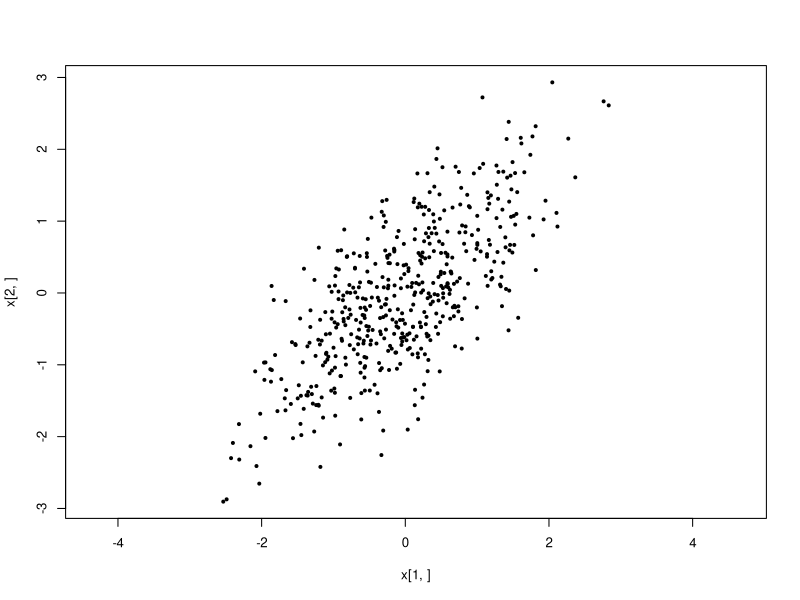
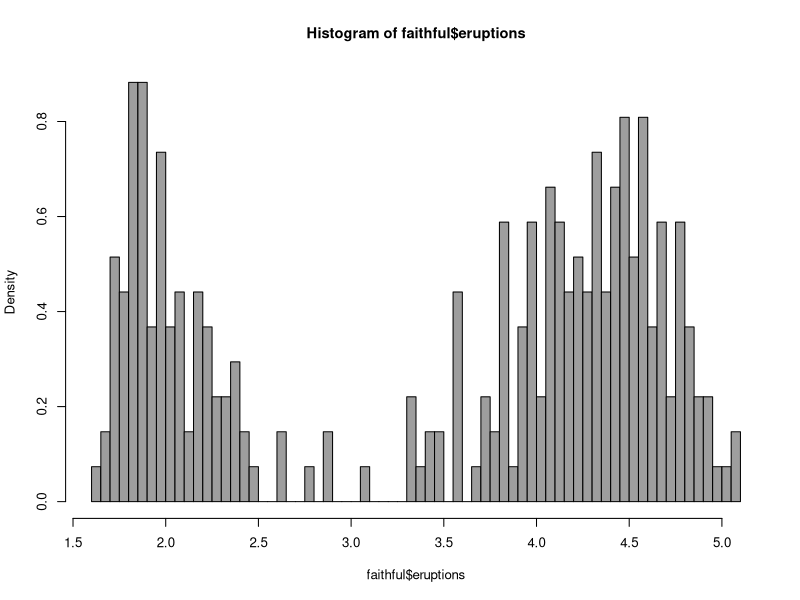
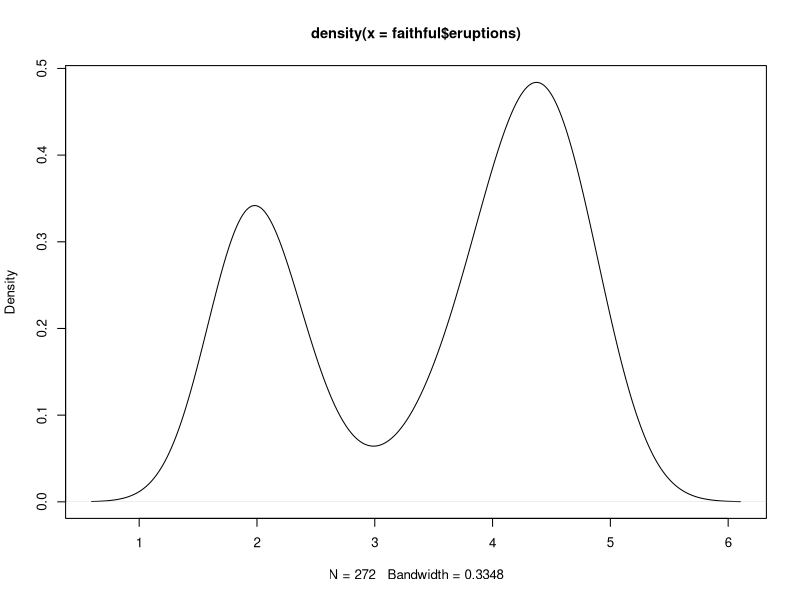
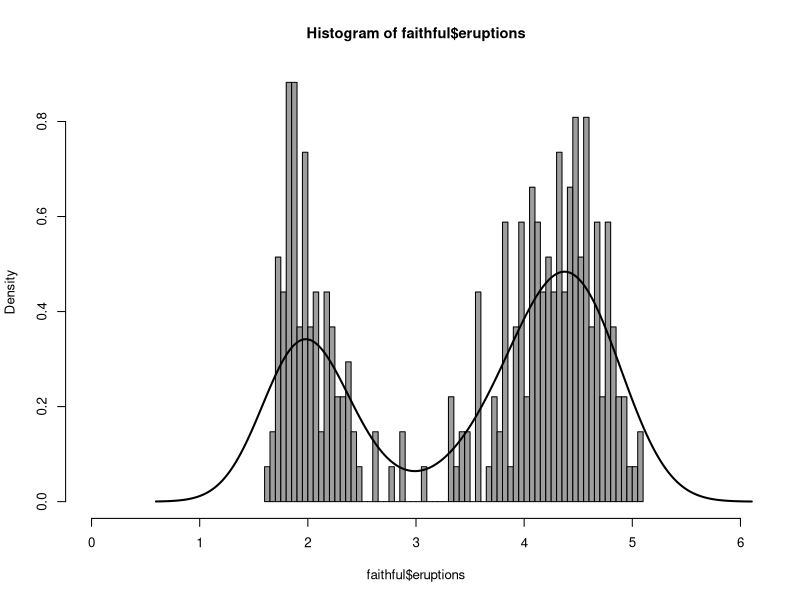
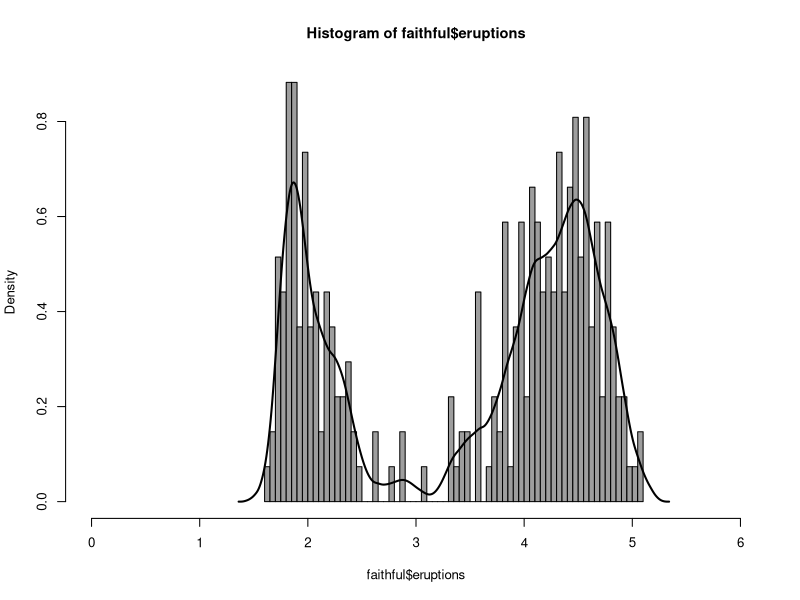
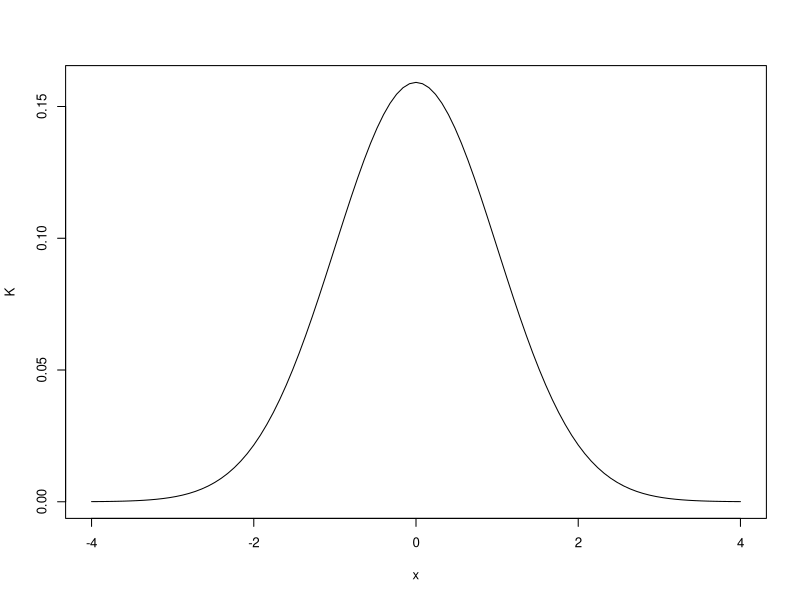
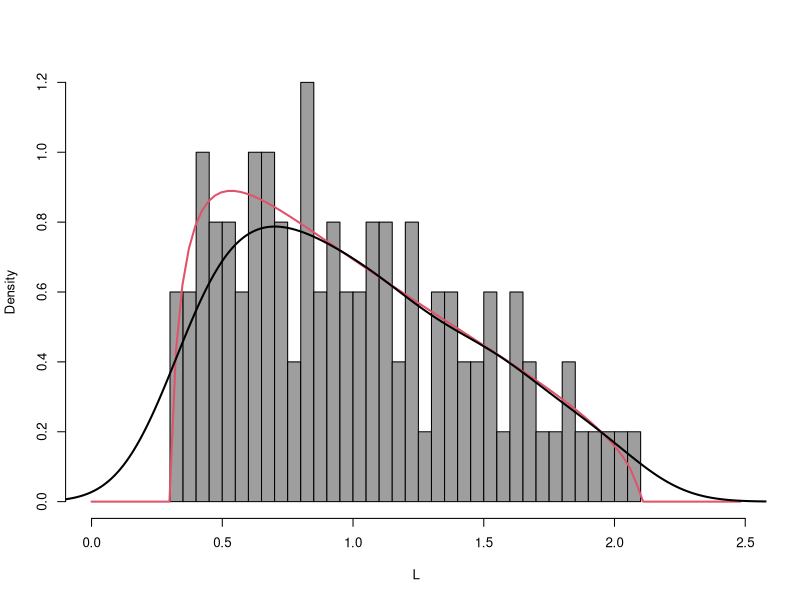
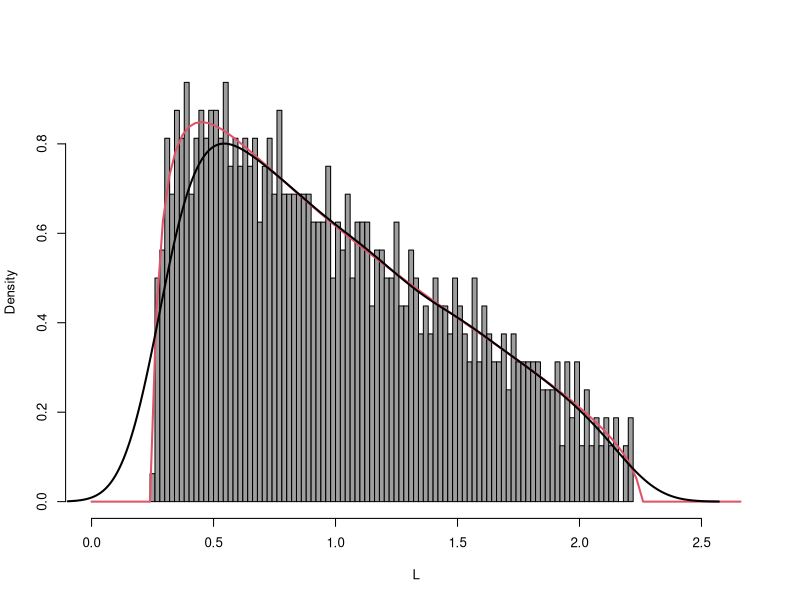

Write R code to recreate these figures, in order.
## ---- chunk 1
par(family="sans", cex=0.8, cex.axis=1.0, cex.lab=1.0, cex.main=1.1, cex.sub=1.0)
## ---- chunk 2
rho = 0.3
Tn = matrix(c(1, rho, rho^2, rho, 1, rho, rho^2, rho, 1), 3, 3)
Tn
## ---- chunk 3
pcor = function(rho, p) {
  Tn = matrix(0, p, p)
  for (i in 1:p) {
    for (j in 1:p) {
      Tn[i,j] = rho^abs(i-j)
    }
  }
  return(Tn)
}
## ---- chunk 4
Tn = pcor(rho, 3)
Tn
## ---- chunk 5
Q = chol(Tn)
## ---- chunk 6
Q
## ---- chunk 7
Q = chol(Tn, pivot=TRUE)
pivot = attr(Q, "pivot")
Q = Q[, order(pivot)]
## ---- chunk 8
Q
## ---- chunk 9
t(Q) %*% Q
## ---- chunk 10
Tn
## ---- chunk 11
diag(sqrt(eigen(Tn)$values))
## ---- chunk 12
eigs = eigen(Tn)
Q = eigs$vectors %*% diag(sqrt(eigs$values)) %*% solve(eigs$vectors)
## ---- chunk 13
Q
## ---- chunk 14
t(Q) %*% Q
## ---- chunk 15
Q %*% Q
## ---- chunk 16
p = 2
n = 500
X = matrix(rnorm(p*n), p, n)
## ---- chunk 17
rho = 0.7
Tn = pcor(rho, 2)
## ---- chunk 18
Tn
## ---- chunk 19
eigs = eigen(Tn)
Q = eigs$vectors %*% diag(sqrt(eigs$values)) %*% solve(eigs$vectors)
## ---- chunk 20
x = Q %*% X
## ---- chunk 21
dim(x)
## ---- chunk 22
plot(x[1,], x[2,], pch=19, cex=0.5,asp=1)
## ---- chunk 23
An = Q %*% X %*% t(X) %*% Q / (n-1)
An
## ---- chunk 24
Tn
## ---- chunk 25
dmp = function(x, y, sigma=1) {
  a = (1-sqrt(y))^2
  b = (1+sqrt(y))^2
  ifelse((x <= a) | (x >= b), 0, 
         suppressWarnings(sqrt((x - a) * (b - x))/(2 * pi * sigma * x * y)))
}
## ---- chunk 26
hist(faithful$eruptions, breaks=50, freq=FALSE, col=8)
## ---- chunk 27
d = density(faithful$eruptions)
plot(d)
## ---- chunk 28
hist(faithful$eruptions, breaks=50, freq=FALSE, col=8, xlim = c(0, 6))
lines(d, col=1, lwd=2)
## ---- chunk 29
hist(faithful$eruptions, breaks=50, freq=FALSE, col=8, xlim = c(0, 6))
d = density(faithful$eruptions, kernel="cosine", bw=0.08)
lines(d, col=1, lwd=2)
## ---- chunk 30
K = function(x) {
  exp(-x^2/2) / (2*pi)
}
## ---- chunk 31
plot(K, from =-4, to=4)
## ---- chunk 32
dmp = function(x, y, sigma=1) {
  a = (1-sqrt(y))^2
  b = (1+sqrt(y))^2
  ifelse((x <= a) | (x >= b), 0, 
         suppressWarnings(sqrt((x - a) * (b - x))/(2 * pi * sigma * x * y)))
}
## ---- chunk 33
p = 100
n = 500
X = matrix(rnorm(p*n), p, n)
Sn = X %*% t(X) / (n-1)
dim(Sn)
## ---- chunk 34
e=eigen(Sn)
L=e$values
## ---- chunk 35
d = density(L, bw="SJ", kernel="gaussian")
## ---- chunk 36
hist(L, breaks=50, xlim=c(0,1.2*max(L)), freq=FALSE, col=8, main='')
curve(dmp(x, y=p/n), from = 0, to = 1.2*max(L), lty=1, lw=2, col=2, add=TRUE)
lines(d, col=1, lwd=2)
## ---- chunk 37
p = 800
n = 3200
X = matrix(rnorm(p*n), p, n)
Sn = X %*% t(X) / (n-1)
L=eigen(Sn)$values
d = density(L, kernel="gaussian")

hist(L, breaks=100, xlim=c(0,1.2*max(L)), freq=FALSE, col=8, main='')
curve(dmp(x, y=p/n), from = 0, to = 1.2*max(L), lty=1, lw=2, col=2, add=TRUE)
lines(d, col=1, lwd=2)
## ---- chunk 38
p = 2*800
n = 2*3200
X = matrix(rnorm(p*n), p, n)
Sn = X %*% t(X) / n
L=eigen(Sn)$values
d = density(L, kernel="gaussian")

hist(L, breaks=50, xlim=c(0,1.2*max(L)), freq=FALSE, col=8, main='')
curve(dmp(x, y=p/n), from = 0, to = 1.2*max(L), lty=1, lw=2, col=2, add=TRUE)
lines(d, col=1, lwd=2)
## ---- chunk 39
p = 800
n = 3200
X = matrix(rnorm(p*n), p, n)
Sn = X %*% t(X) / n
L=eigen(Sn)$values
d = density(L, kernel="gaussian", bw="SJ")

hist(L, breaks=50, xlim=c(0.4,2.1), freq=FALSE, col=8, main='')
curve(dmp(x, y=p/n), from = 0.2, to = 2.1, lty=1, lw=2, col=2, add=TRUE)
lines(d, col=1, lwd=2)
## ---- chunk 40
p = 800
n = 3200
rho = 0.6 # correlation

Tn = pcor(rho, p) # population covar
X = matrix(rnorm(p*n), p, n)

# generate sqroot of Tn
eigs = eigen(Tn)
Q = eigs$vectors %*% diag(sqrt(eigs$values)) %*% solve(eigs$vectors)

# generate sample covariance
An = Q %*% X %*% t(X) %*% Q / (n-1)

# KDE of eigenvalues 
L=eigen(An)$values
d = density(L, kernel="gaussian", bw="SJ")

# plot histogram
hist(L, breaks=50, xlim=c(0,1.2*max(L)), freq=FALSE, col=8, main='')
curve(dmp(x, y=p/n), from = 0, to = 1.2*max(L), lty=1, lw=2, col=2, add=TRUE)
lines(d, col=1, lwd=2)
## ---- chunk 41
p = 5
Tn = matrix(rexp(p*p, 0.5), p, p)
Tn
## ---- chunk 42
p = 5
n = 3200
rho = 0.3 # correlation

X = matrix(rnorm(p*n), p, n)

# generate sqroot of Tn
eigs = eigen(Tn)
Q = eigs$vectors %*% diag(sqrt(eigs$values)) %*% solve(eigs$vectors)

Q = matrix(rexp(p*p, 0.5), p, p)

# generate sample covariance
An = Q %*% X %*% t(X) %*% Q / n

# KDE of eigenvalues 
L=abs(eigen(An)$values)
d = density(L, kernel="gaussian", bw="SJ")

# plot histogram
hist(L, breaks=50, xlim=c(0,1.2*max(L)), freq=FALSE, col=8, main='')
curve(dmp(x, y=p/n), from = 0, to = 1.2*max(L), lty=1, lw=2, col=2, add=TRUE)
lines(d, col=1, lwd=2)
## ---- chunk 43
abs(L)
